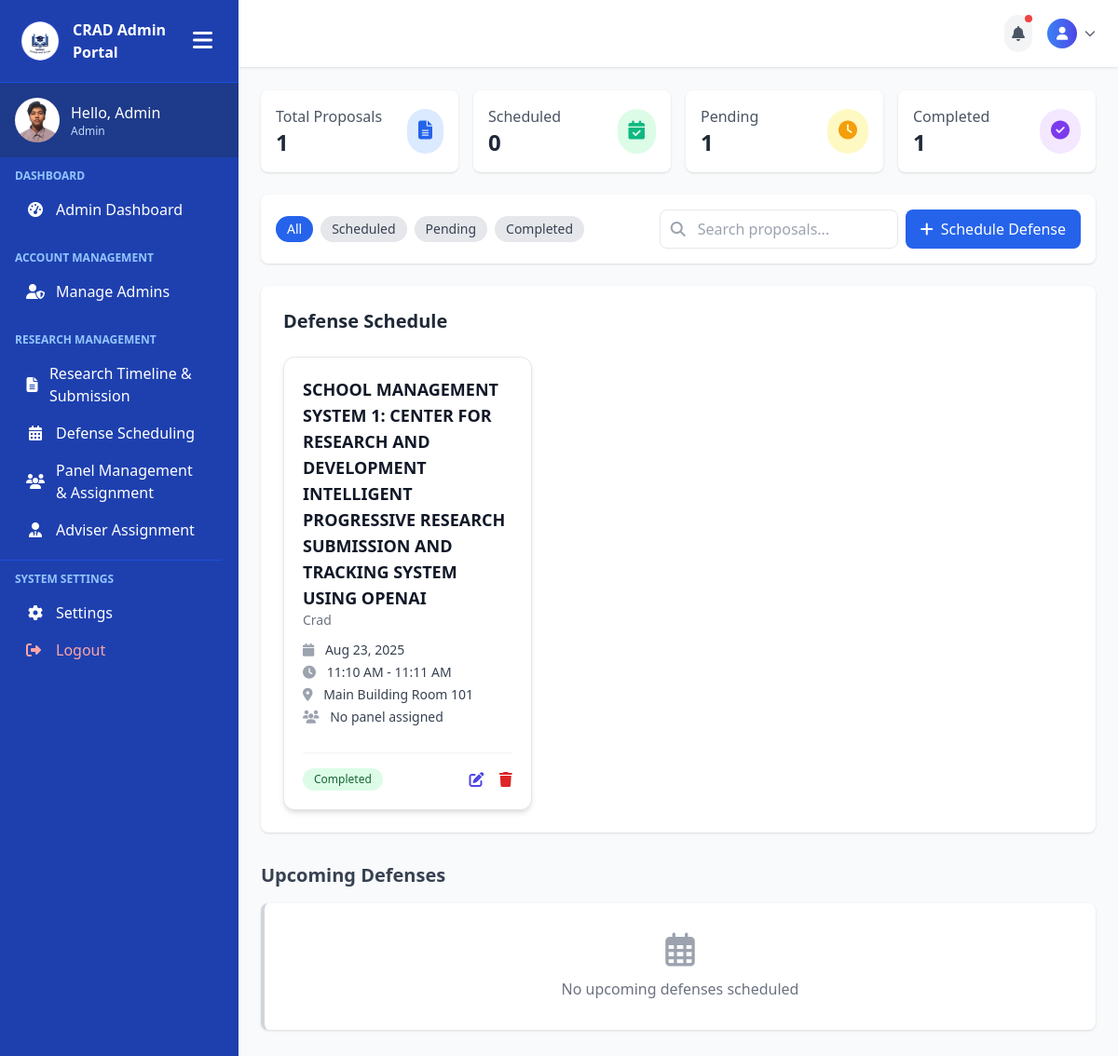
Page /admin-pages/admin-defense.php (signed in) on the earlier database version.
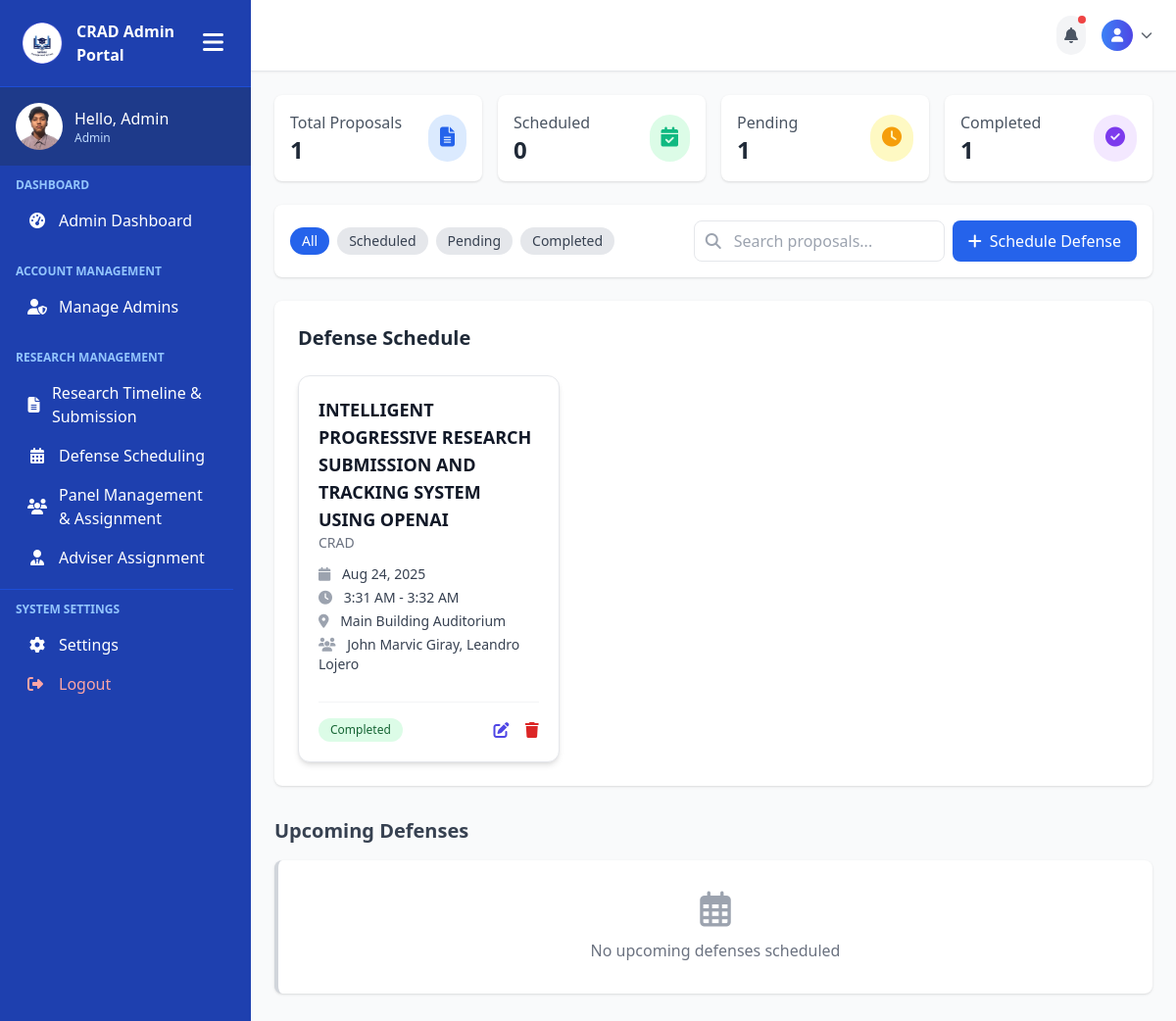
Same page on the later database version.
### tables this page shows
CREATE TABLE `user_tbl` (
  `user_id` int(11) NOT NULL,
  `email` varchar(150) NOT NULL,
  `password` varchar(255) NOT NULL,
  `role` enum('Admin','Faculty','Student') NOT NULL DEFAULT 'Student',
  `created_at` timestamp NOT NULL DEFAULT current_timestamp()
);

CREATE TABLE `defense_schedules` (
  `id` int(11) NOT NULL,
  `group_id` int(11) DEFAULT NULL,
  `defense_date` date DEFAULT NULL,
  `start_time` time DEFAULT NULL,
  `end_time` time DEFAULT NULL,
  `room_id` int(11) DEFAULT NULL,
  `status` enum('scheduled','completed','cancelled') DEFAULT 'scheduled',
  `created_at` timestamp NOT NULL DEFAULT current_timestamp()
);

CREATE TABLE `groups` (
  `id` int(11) NOT NULL,
  `name` varchar(255) NOT NULL,
  `join_code` varchar(10) DEFAULT NULL,
  `created_at` timestamp NOT NULL DEFAULT current_timestamp()
);

CREATE TABLE `rooms` (
  `id` int(11) NOT NULL,
  `room_name` varchar(50) DEFAULT NULL,
  `building` varchar(100) DEFAULT NULL,
  `capacity` int(11) DEFAULT NULL
);

### admin-pages/admin-defense.php (the view, shortened to what the rows shown need)
<?php
include('../includes/connection.php');
$defense_query = "SELECT ds.*, g.name as group_name, r.room_name, r.building, p.title as proposal_title,
                 GROUP_CONCAT(CONCAT(pm.first_name, ' ', pm.last_name) SEPARATOR ', ') as panel_names
                 FROM defense_schedules ds
                 LEFT JOIN groups g ON ds.group_id = g.id
                 LEFT JOIN rooms r ON ds.room_id = r.id
                 LEFT JOIN proposals p ON g.id = p.group_id
                 LEFT JOIN defense_panel dp ON ds.id = dp.defense_id
                 LEFT JOIN panel_members pm ON dp.faculty_id = pm.id
                 GROUP BY ds.id
                 ORDER BY ds.defense_date, ds.start_time";
$defense_result = mysqli_query($conn, $defense_query);
$defense_schedules = [];
while ($schedule = mysqli_fetch_assoc($defense_result)) {
    $panel_query = "SELECT u.user_id, u.email
                   FROM defense_panel dp
                   JOIN user_tbl u ON dp.faculty_id = u.user_id
                   WHERE dp.defense_id = '{$schedule['id']}'";
    $panel_result = mysqli_query($conn, $panel_query);
    $panel_members = [];
    while ($panel = mysqli_fetch_assoc($panel_result)) {
        $panel_members[] = $panel;
    }
    $schedule['panel_members'] = $panel_members;
    $defense_schedules[] = $schedule;
}
?>
<!DOCTYPE html>
<html lang="en">
<head>
    <script src="https://cdn.tailwindcss.com"></script>
    <link rel="stylesheet" href="https://cdnjs.cloudflare.com/ajax/libs/font-awesome/6.0.0/css/all.min.css">
</head>
<body class="bg-gray-50 text-gray-800 font-sans">
    <div class="min-h-screen flex">
        <?php include('../includes/admin-sidebar.php'); ?>
        <main class="flex-1 overflow-y-auto p-6 scroll-container">
            <div class="bg-white rounded-lg shadow p-6">
                <h2 class="text-xl font-semibold text-gray-800 mb-6">Defense Schedule</h2>
                <div class="grid grid-cols-1 md:grid-cols-2 lg:grid-cols-3 gap-6">
                    <?php foreach ($defense_schedules as $schedule): ?>
                    <div class="defense-card bg-white border border-gray-200 rounded-xl shadow-md p-5 flex flex-col justify-between"
                         data-status="<?php echo $schedule['status']; ?>"
                         data-defense-id="<?php echo $schedule['id']; ?>">
                        <div>
                            <h3 class="text-lg font-semibold text-gray-900"><?php echo $schedule['proposal_title'] ?? 'No Title'; ?></h3>
                            <p class="text-sm text-gray-500 mb-3"><?php echo $schedule['group_name']; ?></p>
                            <p class="text-sm text-gray-700 mb-1">
                                <i class="fas fa-calendar mr-2 text-gray-400"></i>
                                <?php echo date('M j, Y', strtotime($schedule['defense_date'])); ?>
                            </p>
                            <p class="text-sm text-gray-700 mb-1">
                                <i class="fas fa-clock mr-2 text-gray-400"></i>
                                <?php echo date('g:i A', strtotime($schedule['start_time'])); ?> -
                                <?php echo date('g:i A', strtotime($schedule['end_time'])); ?>
                            </p>
                            <p class="text-sm text-gray-700 mb-1">
                                <i class="fas fa-map-marker-alt mr-2 text-gray-400"></i>
                                <?php echo $schedule['building'] . ' ' . $schedule['room_name']; ?>
                            </p>
                            <p class="text-sm text-gray-700 mb-3">
    <i class="fas fa-users mr-2 text-gray-400"></i>
    <?php echo !empty($schedule['panel_names']) ? $schedule['panel_names'] : 'No panel assigned'; ?>
</p>
                        </div>
                        <div class="flex justify-between items-center mt-4 pt-4 border-t border-gray-100">
                            <?php if ($schedule['status'] == 'completed'): ?>
                                <span class="px-3 py-1 text-xs font-medium rounded-full bg-green-100 text-green-800">Completed</span>
                            <?php elseif ($schedule['status'] == 'cancelled'): ?>
                                <span class="px-3 py-1 text-xs font-medium rounded-full bg-red-100 text-red-800">Cancelled</span>
                            <?php else: ?>
                                <span class="px-3 py-1 text-xs font-medium rounded-full bg-blue-100 text-blue-800">Scheduled</span>
                            <?php endif; ?>
                            <div>
                                <button class="text-indigo-600 hover:text-indigo-900 mr-3" onclick="populateEditForm(<?php echo htmlspecialchars(json_encode($schedule)); ?>)"><i class="fas fa-edit"></i></button>
                                <button onclick="confirmDelete(<?php echo $schedule['id']; ?>, '<?php echo $schedule['group_name']; ?>')" class="text-red-600 hover:text-red-900"><i class="fas fa-trash"></i></button>
                            </div>
                        </div>
                    </div>
                    <?php endforeach; ?>
                </div>
            </div>
            <h2 class="text-xl font-bold mt-8 mb-4 text-gray-700">Upcoming Defenses</h2>
        </main>
    </div>
</body>
</html>

### includes/admin-sidebar.php (shortened to what the rows shown need)
<?php
include("../includes/connection.php");
$user_id = $_SESSION['user_id'];
$sql = "SELECT role, role FROM user_tbl WHERE user_id = ?";
$stmt = $conn->prepare($sql);
$stmt->bind_param("i", $user_id);
$stmt->execute();
$result = $stmt->get_result();
$user = $result->fetch_assoc();
$role = $user['role'];
$greeting = "Hello, " . match($role) {
    'admin' => 'Admin',
    'student' => 'Student',
    default => 'Admin'
};
?>
<!DOCTYPE html>
<html lang="en">
<head>
    <script src="https://cdn.tailwindcss.com"></script>
    <link rel="stylesheet" href="https://cdnjs.cloudflare.com/ajax/libs/font-awesome/6.5.0/css/all.min.css">
</head>
<body>
<div class="sidebar sidebar-transition bg-blue-800 text-white flex flex-col hidden md:flex h-screen w-64" id="sidebar">
    <div class="p-4 flex items-center space-x-3 bg-blue-900">
        <div>
            <p class="font-medium profile-name"><?php echo htmlspecialchars($greeting); ?></p>
            <p class="text-xs text-blue-200 profile-role"><?php echo htmlspecialchars($role); ?></p>
        </div>
    </div>
</div>
</body>
</html>

Differences in the rows shown:
removed defense_schedules: proposal_title "SCHOOL MANAGEMENT SYSTEM 1: CENTER FOR RESEARCH AND DEVELOPMENT INTELLIGENT PROGRESSIVE RESEARCH SUBMISSION AND TRACKING SYSTEM USING OPENAI", group.name "Crad", defense_date "Aug 23, 2025", start_time "11:10 AM", end_time "11:11 AM", room.building "Main Building", room.room_name "Room 101", shows "No panel assigned", status "Completed"
added defense_schedules: proposal_title "INTELLIGENT PROGRESSIVE RESEARCH SUBMISSION AND TRACKING SYSTEM USING OPENAI", group.name "CRAD", defense_date "Aug 24, 2025", start_time "3:31 AM", end_time "3:32 AM", room.building "Main Building", room.room_name "Auditorium", panel_names "John Marvic Giray, Leandro Lojero", status "Completed"
